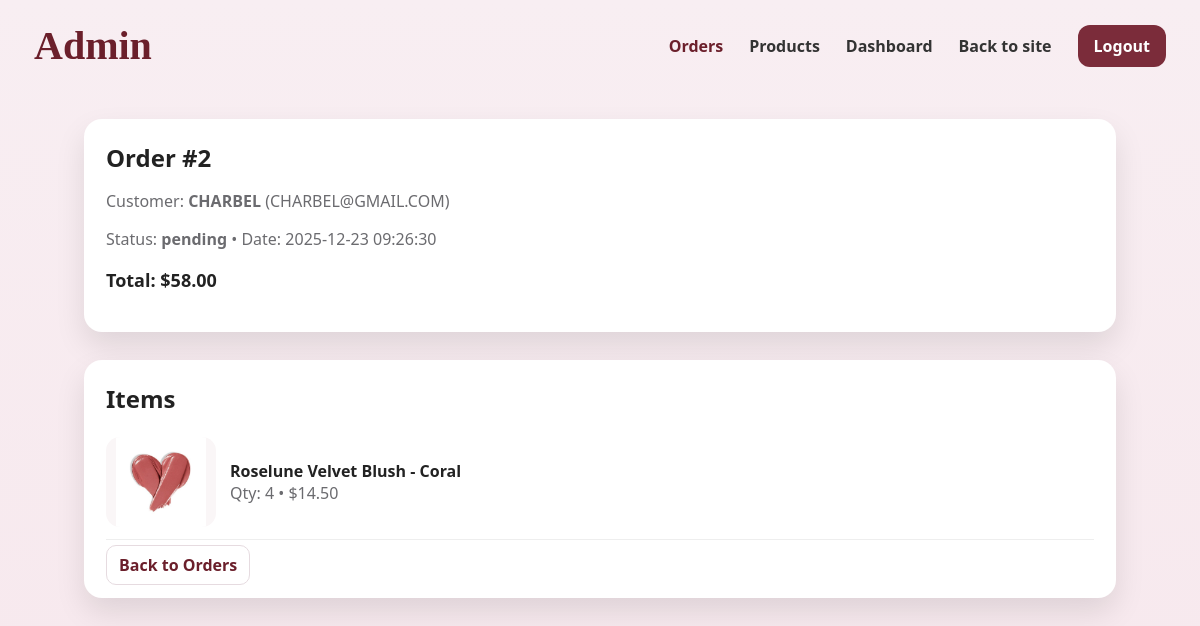
The page /admin/order_details.php?id=2 (signed in) on the database its author committed.
### tables this page shows
CREATE TABLE `orders` (
  `id` int(11) NOT NULL,
  `user_id` int(11) DEFAULT NULL,
  `total` decimal(10,2) NOT NULL,
  `status` varchar(50) DEFAULT 'pending',
  `created_at` timestamp NOT NULL DEFAULT current_timestamp(),
  `address` varchar(255) DEFAULT NULL,
  `phone` varchar(50) DEFAULT NULL,
  `payment_method` varchar(30) NOT NULL DEFAULT 'cash'
);

CREATE TABLE `users` (
  `id` int(11) NOT NULL,
  `name` varchar(100) NOT NULL,
  `email` varchar(150) NOT NULL,
  `password` varchar(255) NOT NULL,
  `is_admin` tinyint(1) DEFAULT 0,
  `created_at` timestamp NOT NULL DEFAULT current_timestamp()
);

CREATE TABLE `order_items` (
  `id` int(11) NOT NULL,
  `order_id` int(11) NOT NULL,
  `product_id` int(11) DEFAULT NULL,
  `qty` int(11) NOT NULL DEFAULT 1,
  `price` decimal(8,2) NOT NULL
);

CREATE TABLE `products` (
  `id` int(11) NOT NULL,
  `name` varchar(200) NOT NULL,
  `description` text DEFAULT NULL,
  `price` decimal(8,2) NOT NULL DEFAULT 0.00,
  `image` varchar(255) DEFAULT NULL,
  `shade` varchar(50) DEFAULT NULL,
  `created_at` timestamp NOT NULL DEFAULT current_timestamp(),
  `category` varchar(50) NOT NULL DEFAULT 'universal',
  `skin_tone` varchar(20) DEFAULT NULL
);

### config/helpers.php (called while the page is built, shortened)
<?php
function e($s){
  return htmlspecialchars($s ?? "", ENT_QUOTES, "UTF-8");
}
function url($path=""){
  return BASE_URL . ltrim($path, "/");
}

### admin/order_details.php (the view, shortened to what this page needs)
<?php
require_once("../config/db.php");
require_once("../config/helpers.php");
$order_id = (int)($_GET["id"] ?? 0);
$stmt = $conn->prepare("
  SELECT o.id, o.total, o.status, o.created_at, u.name, u.email
  FROM orders o
  LEFT JOIN users u ON u.id = o.user_id
  WHERE o.id=? LIMIT 1
");
$stmt->bind_param("i", $order_id);
$stmt->execute();
$or = $stmt->get_result();
$order = $or->fetch_assoc();
$items = $conn->prepare("
  SELECT oi.qty, oi.price, p.name, p.image
  FROM order_items oi
  LEFT JOIN products p ON p.id = oi.product_id
  WHERE oi.order_id=?
");
$items->bind_param("i", $order_id);
$items->execute();
$list = $items->get_result();
?>
<!doctype html>
<html>
<head>
  <link rel="stylesheet" href="../assets/css/style.css">
</head>
<body>
<header class="main-header">
  <div class="logo">Admin</div>
  <nav>
    <a href="<?= url('admin/orders.php') ?>" class="active">Orders</a>
    <a href="<?= url('admin/add_product.php') ?>">Products</a>
    <a href="<?= url('admin/index.php') ?>">Dashboard</a>
    <a href="<?= url('index.php') ?>">Back to site</a>
    <a class="btn primary" href="<?= url('auth/logout.php') ?>">Logout</a>
  </nav>
</header>
<div class="container">
  <div class="section-card" style="background:#fff;">
    <h2 style="margin:0;">Order #<?= (int)$order["id"] ?></h2>
    <p class="muted">Customer: <b><?= e($order["name"]) ?></b> (<?= e($order["email"]) ?>)</p>
    <p class="muted">Status: <b><?= e($order["status"]) ?></b> • Date: <?= e($order["created_at"]) ?></p>
    <p style="font-weight:900;font-size:18px;">Total: $<?= number_format((float)$order["total"],2) ?></p>
  </div>
  <div class="section-card" style="background:#fff;">
    <h2 style="margin:0 0 10px 0;">Items</h2>
    <?php while($it=$list->fetch_assoc()): ?>
      <div style="display:flex;gap:14px;align-items:center;border-bottom:1px solid #eee;padding:12px 0;">
        <img src="<?= url(e($it["image"] ?? "assets/images/placeholder.jpg")) ?>"
             style="width:110px;height:90px;object-fit:contain;border-radius:14px;background:#faf6f7;">
        <div style="flex:1;">
          <div style="font-weight:900;"><?= e($it["name"] ?? "Product deleted") ?></div>
          <div class="muted">Qty: <?= (int)$it["qty"] ?> • $<?= number_format((float)$it["price"],2) ?></div>
        </div>
      </div>
    <?php endwhile; ?>
    <div style="margin-top:14px;">
      <a class="small-btn" href="<?= url('admin/orders.php') ?>">Back to Orders</a>
    </div>
  </div>
</div>
</body>
</html>

### assets/css/style.css (style rules this page uses)
:root { --bg:#f7e9ee; --card:#fff; --brand:#6b1f2b; --muted:#666; --btn:#7b2c3a; --btn2:#8d3b49; --shadow:0 14px 30px rgba(0,0,0,.10); --radius:18px; }
* { box-sizing:border-box }
body { margin:0;font-family:system-ui, Arial;background:linear-gradient(#f8eef2,#f7e9ee);color:#222 }
a { color:var(--brand);text-decoration:none }
.main-header { padding:22px 34px; display:flex; justify-content:space-between; align-items:center; }
.logo { font-family:Georgia, serif; font-size:40px; color:var(--brand); font-weight:700; }
nav { display:flex;gap:26px;align-items:center }
nav a { color:#333;font-weight:600 }
nav a.active { color:var(--brand) }
.btn { border:0;border-radius:12px;padding:10px 16px; font-weight:800;cursor:pointer; }
.btn.primary { background:var(--btn);color:#fff }
.container { max-width:1100px;margin:0 auto;padding:0 34px 60px 34px }
.section-card { margin-top:28px; background:rgba(255,255,255,.55); border-radius:var(--radius); padding:22px; box-shadow:var(--shadow); }
.muted { color:var(--muted) }
.small-btn { padding:8px 12px;border:1px solid #e6dbe0; background:#fff;border-radius:10px;font-weight:700;cursor:pointer; }
:root { --pink:#ff5da2; --pink2:#ff85bd; --text:#1d1d1f; --muted:#6b6b6f; --border:#eadfe3; }

### rows shown on the page
orders: id "2", user.name "CHARBEL", user.email "CHARBEL@GMAIL.COM", status "pending", created_at "2025-12-23 09:26:30", total "58.00"
order_items: product.image (picture), product.name "Roselune Velvet Blush - Coral", qty "4", price "14.50"
